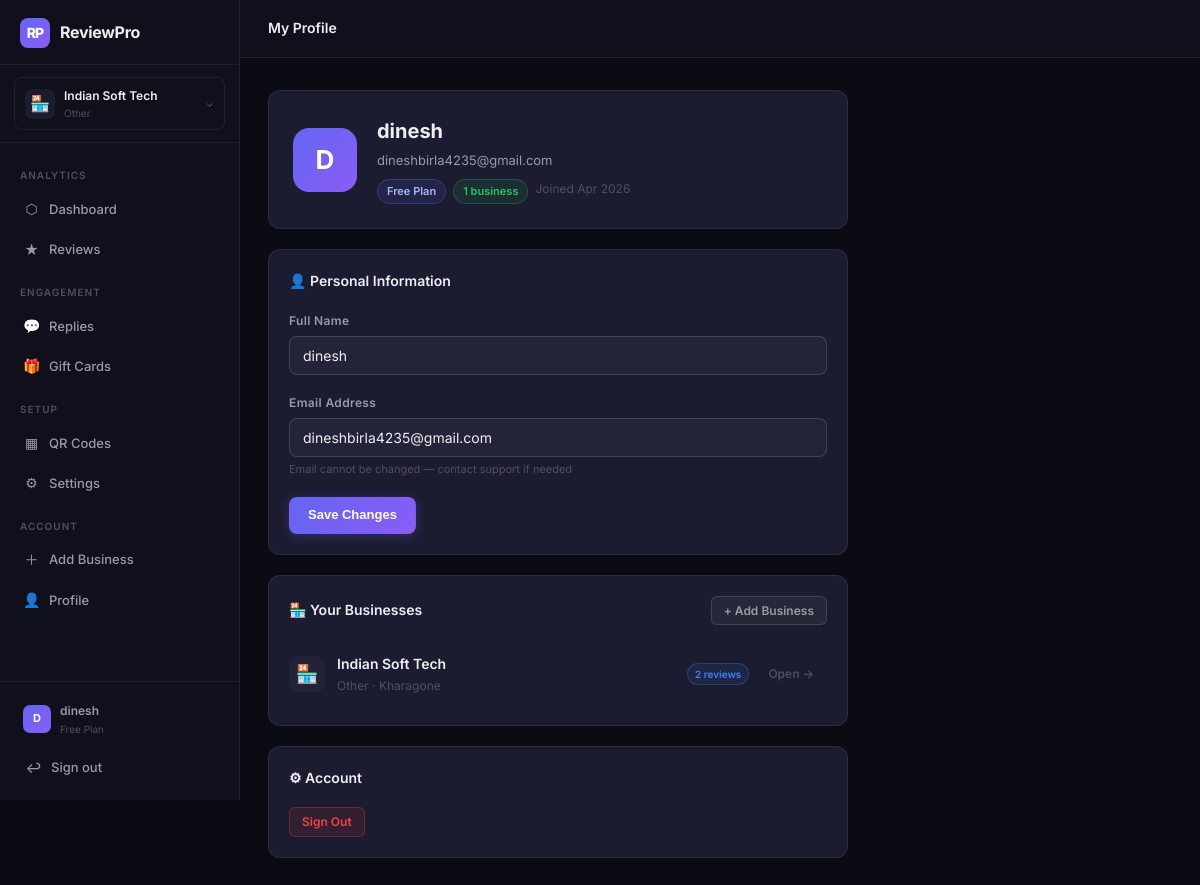
The page /accounts/profile/ (signed in) on the database its author committed.
### businesses/models.py (models this page shows, shortened)
class Business(models.Model):
    id = models.UUIDField(primary_key=True, default=uuid.uuid4, editable=False)
    owner = models.ForeignKey(settings.AUTH_USER_MODEL, on_delete=models.CASCADE, related_name='businesses')
    name = models.CharField(max_length=200)
    slug = models.SlugField(max_length=220, unique=True, blank=True)
    category = models.CharField(max_length=50, choices=CATEGORY_CHOICES, default='Restaurant')
    address = models.CharField(max_length=300, blank=True)
    city = models.CharField(max_length=100, blank=True)
    phone = models.CharField(max_length=30, blank=True)
    email = models.EmailField(blank=True)
    website = models.URLField(blank=True)
    logo_emoji = models.CharField(max_length=10, default='🏪')
    primary_color = models.CharField(max_length=7, default='#6366f1')
    google_place_id = models.CharField(max_length=300, blank=True)
    google_access_token = models.TextField(blank=True)
    google_refresh_token = models.TextField(blank=True)
    auto_send_positive_replies = models.BooleanField(default=True)
    min_rating_for_gift = models.IntegerField(default=4)
    is_active = models.BooleanField(default=True)
    created_at = models.DateTimeField(auto_now_add=True)
    updated_at = models.DateTimeField(auto_now=True)
    class Meta:
        ordering = ['-created_at']
        verbose_name_plural = 'Businesses'
    @property
    def total_reviews(self):
        from reviews.models import Review
        return Review.objects.filter(business=self, is_verified=True).count()

### accounts/models.py (models this page shows, shortened)
class User(AbstractUser):
    id = models.UUIDField(primary_key=True, default=uuid.uuid4, editable=False)
    email = models.EmailField(unique=True)
    full_name = models.CharField(max_length=200, blank=True)
    avatar_initials = models.CharField(max_length=3, blank=True)
    plan = models.CharField(max_length=20, default='free', choices=[('free','Free'),('pro','Pro'),('enterprise','Enterprise')])
    email_verified = models.BooleanField(default=False)
    onboarding_done = models.BooleanField(default=False)
    created_at = models.DateTimeField(auto_now_add=True)
    USERNAME_FIELD = 'email'
    REQUIRED_FIELDS = ['username']
    @property
    def display_name(self):
        return self.full_name or self.email.split('@')[0]

### accounts/views.py (the view)
# urls.py: path('profile/', views.profile, name='profile'),
@login_required
def profile(request):
    if request.method == 'POST':
        request.user.full_name = request.POST.get('full_name', '').strip()
        request.user.save()
        messages.success(request, 'Profile updated.')
        return redirect('profile')
    return render(request, 'accounts/profile.html')

### templates/accounts/profile.html (shortened to what this page needs)
{% extends "base.html" %}
{% block topbar_title %}My Profile{% endblock %}
{% block content %}
<div style="max-width:580px">
  <div class="card" style="margin-bottom:20px;display:flex;align-items:center;gap:20px;padding:24px">
    <div style="width:64px;height:64px;background:linear-gradient(135deg,var(--purple),var(--purple2));border-radius:16px;display:flex;align-items:center;justify-content:center;font-size:26px;font-weight:700;color:#fff;flex-shrink:0">
      {{ user.avatar_initials|default:user.email.0|upper }}
    </div>
    <div style="flex:1">
      <div style="font-size:20px;font-weight:700;margin-bottom:3px">{{ user.display_name }}</div>
      <div style="font-size:13px;color:var(--text2)">{{ user.email }}</div>
      <div style="margin-top:8px;display:flex;gap:7px;flex-wrap:wrap">
        <span class="badge badge-purple">{{ user.plan|title }} Plan</span>
        <span class="badge badge-green">{{ user.businesses.count }} business{{ user.businesses.count|pluralize:"es" }}</span>
        <span style="font-size:12px;color:var(--text3)">Joined {{ user.created_at|date:"M Y" }}</span>
      </div>
    </div>
  </div>
  <div class="card" style="margin-bottom:20px">
    <div class="card-header"><div class="card-title">👤 Personal Information</div></div>
    <form method="post">
      <div class="form-group">
        <label class="form-label">Full Name</label>
        <input class="form-control" name="full_name" value="{{ user.full_name }}" placeholder="Your full name">
      </div>
      <div class="form-group">
        <label class="form-label">Email Address</label>
        <input class="form-control" value="{{ user.email }}" disabled>
        <div class="form-hint">Email cannot be changed — contact support if needed</div>
      </div>
      <button class="btn btn-primary" type="submit">Save Changes</button>
    </form>
  </div>
  <div class="card" style="margin-bottom:20px">
    <div class="card-header">
      <div class="card-title">🏪 Your Businesses</div>
      <a href="{% url 'business_new' %}" class="btn btn-secondary btn-sm">+ Add Business</a>
    </div>
    {% for biz in user.businesses.all %}
    <div style="display:flex;align-items:center;gap:12px;padding:10px 0;border-bottom:1px solid var(--border){% if forloop.last %};border-bottom:none{% endif %}">
      <div style="width:36px;height:36px;background:var(--surface2);border-radius:9px;display:flex;align-items:center;justify-content:center;font-size:18px">{{ biz.logo_emoji }}</div>
      <div style="flex:1">
        <div style="font-size:14px;font-weight:600">{{ biz.name }}</div>
        <div style="font-size:12px;color:var(--text3)">{{ biz.category }}{% if biz.city %} · {{ biz.city }}{% endif %}</div>
      </div>
      <div style="display:flex;gap:6px;align-items:center">
        <span class="badge badge-sm badge-blue">{{ biz.total_reviews }} reviews</span>
        <a href="{% url 'biz_dashboard' slug=biz.slug %}" class="btn btn-ghost btn-sm">Open →</a>
      </div>
    </div>
    {% empty %}
    <div style="text-align:center;padding:20px 0">
      <p style="font-size:13px;color:var(--text3);margin-bottom:12px">No businesses yet</p>
      <a href="{% url 'business_new' %}" class="btn btn-primary btn-sm">Create your first business</a>
    </div>
    {% endfor %}
  </div>
  <div class="card" style="border-color:var(--border)">
    <div class="card-header"><div class="card-title">⚙ Account</div></div>
    <div style="display:flex;gap:10px;flex-wrap:wrap">
      <a href="{% url 'logout' %}" class="btn btn-danger btn-sm">Sign Out</a>
    </div>
  </div>
</div>
{% endblock %}

### templates/base.html (shortened to what this page needs)
{% load static humanize %}<!DOCTYPE html>
<html lang="en">
<head>
<link rel="stylesheet" href="{% static 'css/app.css' %}">
</head>
<body>
<div class="page">
{% block sidebar %}
<aside class="sidebar">
  <a href="{% if business %}{% url 'biz_dashboard' slug=business.slug %}{% else %}/{% endif %}" class="sidebar-logo">
    <div class="logo-mark">RP</div>
    <span class="logo-text">ReviewPro</span>
  </a>
  {% if business %}
  <div class="sidebar-biz">
    <a href="{% url 'dashboard_home' %}" class="biz-pill" title="Switch business">
      <div class="biz-emoji-wrap">{{ business.logo_emoji }}</div>
      <div style="flex:1;overflow:hidden">
        <div class="biz-title">{{ business.name }}</div>
        <div class="biz-category">{{ business.category }}</div>
      </div>
      <span style="color:var(--text3);font-size:11px">⌄</span>
    </a>
  </div>
  {% endif %}
  <nav class="sidebar-nav">
    {% if business %}
    <div class="nav-label">Analytics</div>
    <a href="{% url 'biz_dashboard' slug=business.slug %}" class="nav-item {% if active == 'dashboard' %}active{% endif %}">
      <span class="ni-icon">⬡</span> Dashboard
    </a>
    <a href="{% url 'reviews_list' slug=business.slug %}" class="nav-item {% if active == 'reviews' %}active{% endif %}">
      <span class="ni-icon">★</span> Reviews
    </a>
    <div class="nav-label">Engagement</div>
    <a href="{% url 'replies_list' slug=business.slug %}" class="nav-item {% if active == 'replies' %}active{% endif %}">
      <span class="ni-icon">💬</span> Replies
    </a>
    <a href="{% url 'gifts_page' slug=business.slug %}" class="nav-item {% if active == 'gifts' %}active{% endif %}">
      <span class="ni-icon">🎁</span> Gift Cards
    </a>
    <div class="nav-label">Setup</div>
    <a href="{% url 'qrcodes_page' slug=business.slug %}" class="nav-item {% if active == 'qrcodes' %}active{% endif %}">
      <span class="ni-icon">▦</span> QR Codes
    </a>
    <a href="{% url 'settings_page' slug=business.slug %}" class="nav-item {% if active == 'settings' %}active{% endif %}">
      <span class="ni-icon">⚙</span> Settings
    </a>
    {% endif %}
    <div class="nav-label">Account</div>
    <a href="{% url 'business_new' %}" class="nav-item">
      <span class="ni-icon">＋</span> Add Business
    </a>
    <a href="{% url 'profile' %}" class="nav-item">
      <span class="ni-icon">👤</span> Profile
    </a>
  </nav>
  <div class="sidebar-bottom">
    <a href="{% url 'profile' %}" class="user-pill">
      <div class="u-avatar">{{ user.avatar_initials|default:user.email.0|upper }}</div>
      <div style="flex:1;overflow:hidden">
        <div class="u-name">{{ user.display_name }}</div>
        <div class="u-plan">{{ user.plan }} plan</div>
      </div>
    </a>
    <a href="{% url 'logout' %}" class="nav-item" style="margin-top:4px">
      <span class="ni-icon">↩</span> Sign out
    </a>
  </div>
</aside>
{% endblock %}
<div class="main">
  {% block topbar %}
  <header class="topbar">
    <div style="font-size:14px;font-weight:600;flex:1">{% block topbar_title %}{% endblock %}</div>
  </header>
  {% endblock %}
  <div class="content">
    <div class="content-inner">
      {% block content %}{% endblock %}
    </div>
  </div>
</div>
</div>
</body>
</html>

### rows shown on the page
Business: logo_emoji "🏪", name "Indian Soft Tech", category "Other", city "Kharagone", total_reviews "2"
User: avatar_initials "D", display_name "dinesh", plan "Free", email "dineshbirla4235@gmail.com", businesses.count "1", created_at "Apr 2026", full_name "dinesh"
